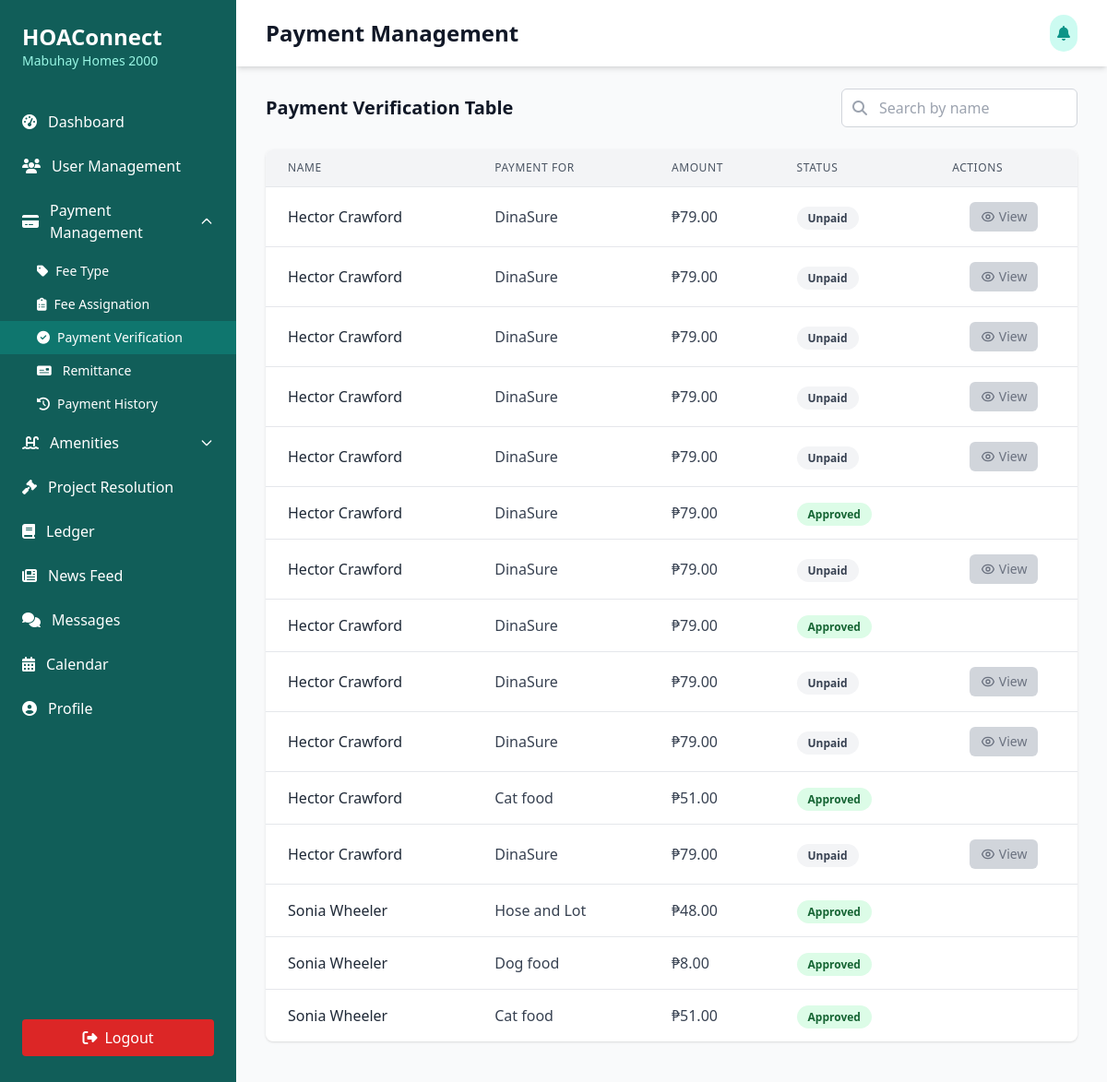
The page /Users/admin/payment-verification.php on the database its author committed.
### tables this page shows
CREATE TABLE `fee_assignation` (
  `id` int(11) NOT NULL,
  `user_id` int(11) NOT NULL,
  `fee_type_id` int(11) NOT NULL,
  `next_due` date DEFAULT NULL,
  `is_paid` int(11) NOT NULL,
  `payment_method` varchar(100) NOT NULL,
  `payment_receipt_name` varchar(255) NOT NULL,
  `remarks` varchar(255) NOT NULL,
  `is_approved` int(11) NOT NULL,
  `date_created` date NOT NULL,
  `date_updated` date NOT NULL
);

CREATE TABLE `users` (
  `id` int(11) NOT NULL,
  `role_id` int(11) NOT NULL,
  `user_id` int(11) NOT NULL,
  `first_name` varchar(255) NOT NULL,
  `middle_name` varchar(255) NOT NULL,
  `last_name` varchar(255) NOT NULL,
  `suffix` varchar(50) NOT NULL,
  `email_address` varchar(100) NOT NULL,
  `hoa_number` int(11) DEFAULT NULL,
  `phone_number` varchar(100) NOT NULL,
  `age` int(11) NOT NULL,
  `date_of_birth` date NOT NULL,
  `citizenship` varchar(100) NOT NULL,
  `civil_status` varchar(100) NOT NULL,
  `account_status` int(11) NOT NULL,
  `home_address` varchar(255) DEFAULT NULL,
  `lot_number` int(11) NOT NULL,
  `block_number` int(11) NOT NULL,
  `phase_number` int(11) NOT NULL,
  `village_name` varchar(200) NOT NULL,
  `date_created` date NOT NULL,
  `date_updated` date NOT NULL
);

CREATE TABLE `fee_type` (
  `id` int(11) NOT NULL,
  `fee_type_id` int(11) NOT NULL,
  `user_id` int(11) NOT NULL,
  `fee_name` varchar(50) NOT NULL,
  `description` varchar(255) NOT NULL,
  `amount` int(11) NOT NULL,
  `cadence` int(11) NOT NULL,
  `start_date` date NOT NULL,
  `is_active` int(11) NOT NULL,
  `remarks` varchar(255) DEFAULT NULL,
  `approved` int(11) DEFAULT NULL,
  `datetime_created` datetime NOT NULL,
  `datetime_updated` datetime NOT NULL
);

### Users/admin/payment-verification.php (the view, shortened to what this page needs)
<?php
include('../../connection/connection.php');
?>
<!DOCTYPE html>
<html lang="en">
<head>
  <script src="https://cdn.tailwindcss.com"></script>
  <link rel="stylesheet" href="https://cdnjs.cloudflare.com/ajax/libs/font-awesome/6.4.0/css/all.min.css" />
</head>
<body class="bg-gray-50">
  <div class="min-h-screen flex">
    <div class="bg-teal-800 text-white w-64 py-6 flex flex-col">
      <div class="px-6 mb-8">
        <h1 class="text-2xl font-bold">HOAConnect</h1>
        <p class="text-sm text-teal-200">Mabuhay Homes 2000</p>
      </div>
      <nav class="flex-1">
        <a href="admin-dashboard.php" class="flex items-center px-6 py-3 hover:bg-teal-700">
          <i class="fas fa-tachometer-alt mr-3"></i>
          <span>Dashboard</span>
        </a>
        <a href="admin-accounts.php" class="flex items-center px-6 py-3 hover:bg-teal-700">
          <i class="fas fa-users mr-3"></i>
          <span>User Management</span>
        </a>
        <div x-data="{ open: true }">
          <button @click="open = !open" :aria-expanded="open" class="flex items-center w-full px-6 py-3 hover:bg-teal-600 focus:outline-none">
            <i class="fas fa-credit-card mr-3"></i>
            <span class="flex-1 text-left">Payment Management</span>
            <svg :class="{ 'rotate-180': open }" class="w-4 h-4 transition-transform duration-200" fill="none" stroke="currentColor" viewBox="0 0 24 24">
              <path stroke-linecap="round" stroke-linejoin="round" stroke-width="2" d="M19 9l-7 7-7-7" />
            </svg>
          </button>
          <div x-show="open" x-cloak class="bg-teal-800 text-sm">
            <a href="fee-types.php" class="flex items-center px-10 py-2 hover:bg-teal-600">
              <i class="fas fa-tag mr-2" title="Fee Type"></i>
              Fee Type
            </a>
            <a href="fee-assignation.php" class="flex items-center px-10 py-2 hover:bg-teal-600">
              <i class="fas fa-clipboard-list mr-2" title="Fee Assignation"></i>
              Fee Assignation
            </a>
            <a href="payment-verification.php" class="flex items-center px-10 py-2 bg-teal-700">
              <i class="fas fa-check-circle mr-2" title="Payment Verification"></i>
              Payment Verification
            </a>
            <a href="admin-remittance.php" class="flex items-center px-10 py-2 hover:bg-teal-600">
              <i class="fas fa-money-check mr-3"></i>
              Remittance
            </a>
            <a href="payment-history.php" class="flex items-center px-10 py-2 hover:bg-teal-600">
              <i class="fas fa-history mr-2" title="Payment History"></i>
              Payment History
            </a>
          </div>
        </div>
        <div x-data="{ open: false }">
          <button @click="open = !open" :aria-expanded="open" class="flex items-center w-full px-6 py-3 hover:bg-teal-600 focus:outline-none">
            <i class="fas fa-swimming-pool mr-3"></i>
            <span class="flex-1 text-left">Amenities</span>
            <svg :class="{ 'rotate-180': open }" class="w-4 h-4 transition-transform duration-200" fill="none" stroke="currentColor" viewBox="0 0 24 24">
              <path stroke-linecap="round" stroke-linejoin="round" stroke-width="2" d="M19 9l-7 7-7-7" />
            </svg>
          </button>
        </div>
        <a href="admin-hoaprojects.php" class="flex items-center px-6 py-3 hover:bg-teal-700">
          <i class="fas fa-gavel mr-3"></i>
          <span>Project Resolution</span>
        </a>
        <a href="admin-ledger.php" class="flex items-center px-6 py-3 hover:bg-teal-600">
          <i class="fas fa-book mr-3"></i>
          <span>Ledger</span>
        </a>
        <a href="admin-projects.php" class="flex items-center px-6 py-3 hover:bg-teal-700">
          <i class="fas fa-newspaper mr-3"></i>
          <span>News Feed</span>
        </a>
        <a href="admin-messages.php" class="flex items-center px-6 py-3 hover:bg-teal-700">
          <i class="fas fa-comments mr-3"></i>
          <span>Messages</span>
        </a>
        <a href="admin-calendar.php" class="flex items-center px-6 py-3 hover:bg-teal-700">
          <i class="fas fa-calendar-alt mr-3"></i>
          <span>Calendar</span>
        </a>
        <a href="admin-profile.php" class="flex items-center px-6 py-3 hover:bg-teal-700">
          <i class="fas fa-user-circle mr-3"></i>
          <span>Profile</span>
        </a>
      </nav>
      <div class="px-6 py-4 mt-auto">
        <button class="mt-4 w-full bg-red-600 hover:bg-red-700 text-white py-2 px-4 rounded flex items-center justify-center">
          <i class="fas fa-sign-out-alt mr-2"></i> Logout
        </button>
      </div>
    </div>
    <div class="flex-1 overflow-x-hidden overflow-y-auto">
      <header class="bg-white shadow-md">
        <div class="max-w-7xl mx-auto py-4 px-4 sm:px-6 lg:px-8 flex justify-between items-center">
            <h1 class="text-2xl font-bold text-gray-900">Payment Management</h1>
            <div class="flex items-center space-x-2">
              <button class="bg-teal-100 p-2 rounded-full text-teal-600 hover:bg-teal-200">
                <i class="fas fa-bell"></i>
              </button>
            </div>
          </div>
    </header>
      <main class="max-w-7xl mx-auto py-6 px-4 sm:px-6 lg:px-8">
        <div id="payment-verification" class="mb-8">
          <div class="flex justify-between items-center mb-6">
            <h2 class="text-xl font-semibold text-gray-900">Payment Verification Table</h2>
            <div class="flex space-x-3">
              <div class="relative w-64">
                <span class="absolute inset-y-0 left-0 flex items-center pl-3">
                  <i class="fas fa-search text-gray-400"></i>
                </span>
                <input
                  type="text"
                  id="search-payment"
                  placeholder="Search by name"
                  maxlength="100"
                  class="w-full pl-10 pr-4 py-2 rounded-md border border-gray-300 focus:outline-none focus:ring-1 focus:ring-teal-500 focus:border-teal-500"
                />
              </div>
            </div>
          </div>
          <div class="bg-white shadow rounded-lg overflow-hidden">
            <div class="overflow-x-auto">
              <table class="min-w-full divide-y divide-gray-200 shadow-md rounded-lg overflow-hidden">
                <thead class="bg-gray-100">
                    <tr>
                        <th scope="col" class="px-6 py-3 text-left text-xs font-medium text-gray-600 uppercase tracking-wider">Name</th>
                        <th scope="col" class="px-6 py-3 text-left text-xs font-medium text-gray-600 uppercase tracking-wider">Payment For</th>
                        <th scope="col" class="px-6 py-3 text-left text-xs font-medium text-gray-600 uppercase tracking-wider">Amount</th>
                        <th scope="col" class="px-6 py-3 text-left text-xs font-medium text-gray-600 uppercase tracking-wider">Status</th>
                        <th scope="col" class="px-6 py-3 text-left text-xs font-medium text-gray-600 uppercase tracking-wider">Actions</th>
                    </tr>
                </thead>
                  <tbody class="bg-white divide-y divide-gray-200">
                    <?php
                    $query_homeowners = "
                        SELECT
                            u.user_id,
                            u.first_name,
                            u.last_name,
                            fa.id AS fee_assignation_id,
                            ft.fee_name,
                            ft.amount,
                            fa.is_paid,
                            fa.is_approved
                        FROM users u
                        LEFT JOIN fee_assignation fa ON u.user_id = fa.user_id
                        LEFT JOIN fee_type ft ON fa.fee_type_id = ft.fee_type_id
                        WHERE u.role_id = '6'
                          AND fa.id IS NOT NULL
                        ORDER BY u.first_name, u.last_name
                    ";
                    $run_homeowners = mysqli_query($conn, $query_homeowners);
                    if (mysqli_num_rows($run_homeowners) > 0) {
                        foreach ($run_homeowners as $row_homeowners) {
                            $approved = $row_homeowners['is_approved'];
                            $paid = $row_homeowners['is_paid'];
                            if ($paid == 0 && $approved == 0) {
                                $status_label = "<span class='px-3 py-1 rounded-full bg-gray-100 text-gray-700 text-xs font-semibold'>Unpaid</span>";
                                $is_unpaid = true;
                            } elseif ($approved == 2) {
                                $status_label = "<span class='px-3 py-1 rounded-full bg-yellow-100 text-yellow-800 text-xs font-semibold'>Pending</span>";
                                $is_unpaid = false;
                            } elseif ($approved == 1) {
                                $status_label = "<span class='px-3 py-1 rounded-full bg-green-100 text-green-800 text-xs font-semibold'>Approved</span>";
                                $is_unpaid = false;
                            } elseif ($approved == 0 && $paid == 1) {
                                $status_label = "<span class='px-3 py-1 rounded-full bg-red-100 text-red-800 text-xs font-semibold'>Rejected</span>";
                                $is_unpaid = false;
                            } else {
                                $status_label = "<span class='px-3 py-1 rounded-full bg-gray-100 text-gray-700 text-xs font-semibold'>No Payment Yet</span>";
                                $is_unpaid = true;
                            }
                    ?>
                        <tr class="hover:bg-gray-50 transition duration-150">
                            <td class="px-6 py-4 whitespace-nowrap font-medium text-gray-800">
                                <?php echo htmlspecialchars($row_homeowners['first_name'] . " " . $row_homeowners['last_name']); ?>
                            </td>
                            <td class="px-6 py-4 whitespace-nowrap text-gray-700">
                                <?php echo htmlspecialchars($row_homeowners['fee_name'] ?? 'N/A'); ?>
                            </td>
                            <td class="px-6 py-4 whitespace-nowrap text-gray-700">
                                ₱<?php echo number_format($row_homeowners['amount'] ?? 0, 2); ?>
                            </td>
                            <td class="px-6 py-4 whitespace-nowrap">
                                <?php echo $status_label; ?>
                            </td>
                            <td class="px-6 py-4 whitespace-nowrap text-center">
                                <?php if (!empty($row_homeowners['fee_assignation_id'])): ?>
                                    <?php if ($is_unpaid): ?>
                                        <button class="inline-flex items-center px-3 py-1.5 bg-gray-300 text-gray-500 rounded-md text-sm font-medium cursor-not-allowed" disabled>
                                            View
                                        </button>
                                    <?php endif; ?>
                                <?php else: ?>
                                    <span class="text-gray-400 text-sm">N/A</span>
                                <?php endif; ?>
                            </td>
                        </tr>
                    <?php
                        }
                    } else {
                        echo '<tr><td colspan="5" class="text-center py-4 text-gray-500">No payment records found.</td></tr>';
                    }
                    ?>
                    </tbody>
                </table>
              </div>
            </div>
          </div>
        </div>
    </div>
</body>
</html>

### rows shown on the page
fee_assignation: users.first_name+last_name "Hector Crawford", fee_type.fee_name "DinaSure", fee_type.amount "79.00", is_paid "Unpaid"
fee_assignation: users.first_name+last_name "Hector Crawford", fee_type.fee_name "DinaSure", fee_type.amount "79.00", is_paid "Unpaid"
fee_assignation: users.first_name+last_name "Hector Crawford", fee_type.fee_name "DinaSure", fee_type.amount "79.00", is_paid "Unpaid"
fee_assignation: users.first_name+last_name "Hector Crawford", fee_type.fee_name "DinaSure", fee_type.amount "79.00", is_paid "Unpaid"
fee_assignation: users.first_name+last_name "Hector Crawford", fee_type.fee_name "DinaSure", fee_type.amount "79.00", is_paid "Unpaid"
fee_assignation: users.first_name+last_name "Hector Crawford", fee_type.fee_name "DinaSure", fee_type.amount "79.00", is_paid "Approved"
fee_assignation: users.first_name+last_name "Hector Crawford", fee_type.fee_name "DinaSure", fee_type.amount "79.00", is_paid "Unpaid"
fee_assignation: users.first_name+last_name "Hector Crawford", fee_type.fee_name "DinaSure", fee_type.amount "79.00", is_paid "Approved"
fee_assignation: users.first_name+last_name "Hector Crawford", fee_type.fee_name "DinaSure", fee_type.amount "79.00", is_paid "Unpaid"
fee_assignation: users.first_name+last_name "Hector Crawford", fee_type.fee_name "DinaSure", fee_type.amount "79.00", is_paid "Unpaid"
fee_assignation: users.first_name+last_name "Hector Crawford", fee_type.fee_name "Cat food", fee_type.amount "51.00", is_paid "Approved"
fee_assignation: users.first_name+last_name "Hector Crawford", fee_type.fee_name "DinaSure", fee_type.amount "79.00", is_paid "Unpaid"
fee_assignation: users.first_name+last_name "Sonia Wheeler", fee_type.fee_name "Hose and Lot", fee_type.amount "48.00", is_paid "Approved"
fee_assignation: users.first_name+last_name "Sonia Wheeler", fee_type.fee_name "Dog food", fee_type.amount "8.00", is_paid "Approved"
fee_assignation: users.first_name+last_name "Sonia Wheeler", fee_type.fee_name "Cat food", fee_type.amount "51.00", is_paid "Approved"
